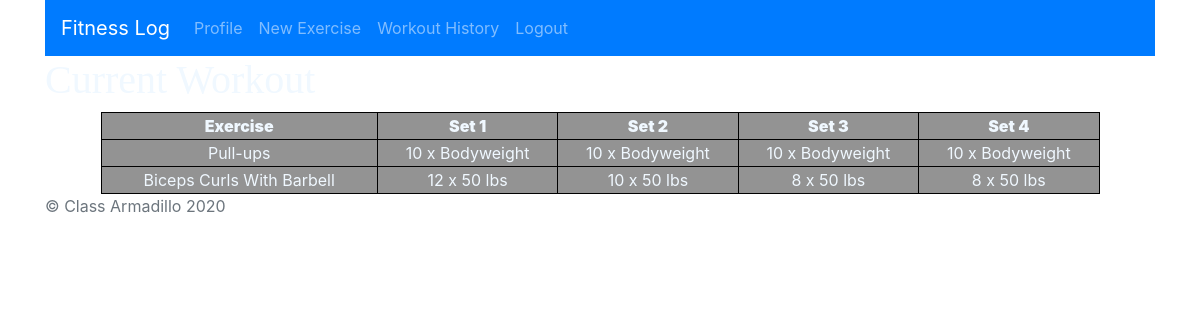
Page /current_workout/ (signed in) on the earlier database version.
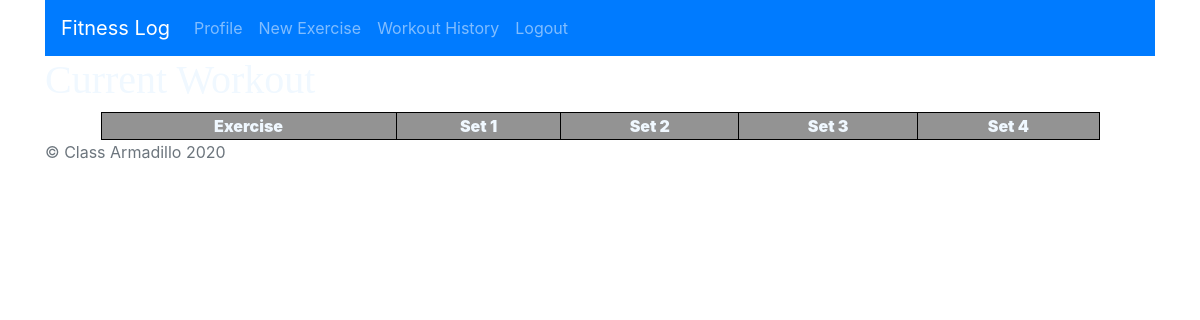
Same page on the later database version.
### log_app/models.py (models this page shows, shortened)
class Exercise(models.Model):
    category = models.IntegerField()
    name = models.CharField(max_length=200)
    set1_reps = models.IntegerField()
    set2_reps = models.IntegerField()
    set3_reps = models.IntegerField()
    set4_reps = models.IntegerField()
    set1_weight_lifted = models.CharField(max_length=200)
    set2_weight_lifted = models.CharField(max_length=200)
    set3_weight_lifted = models.CharField(max_length=200)
    set4_weight_lifted = models.CharField(max_length=200)

### log_app/views.py (the view)
# urls.py: path('current_workout/', views.current_workout, name='current_workout'),
@login_required
def current_workout(request):
    exercises = Exercise.objects.all()
    context = {
        'exercises': exercises,
    }
    return render(request, 'log_app/current_workout.html', context)

### log_app/templates/log_app/current_workout.html (shortened to what this page needs)
{% extends 'log_app/main.html' %}
{% block content %}
<nav class="navbar navbar-expand-lg navbar-dark bg-primary">
    <a class="navbar-brand">Fitness Log</a>
    <div class="collapse navbar-collapse" id="navbarNavAltMarkup">
        <div class="navbar-nav">
            <a class="nav-item nav-link" href="{% url 'log_users:profile' %}">Profile</a>
            <a class="nav-item nav-link" href="{% url 'log_app:add_exercise' %}">New Exercise</a>
            <a class="nav-item nav-link" href="{% url 'log_app:workout_history' %}">Workout History</a>
            <a class="nav-item nav-link" href="{% url 'log_users:logout' %}">Logout</a>
        </div>
    </div>
</nav>
<h1>Current Workout</h1>
<table>
    <tr>
        <th><b>Exercise</b></th>
        <th><b>Set 1</b></th>
        <th><b>Set 2</b></th>
        <th><b>Set 3</b></th>
        <th><b>Set 4</b></th>
    </tr>
    {% for exercise in exercises %}
    <tr>
        <td>{{exercise.name}}</td>
        <td>{{exercise.set1_reps}} x {{exercise.set1_weight_lifted}}</td>
        <td>{{exercise.set2_reps}} x {{exercise.set2_weight_lifted}}</td>
        <td>{{exercise.set3_reps}} x {{exercise.set3_weight_lifted}}</td>
        <td>{{exercise.set4_reps}} x {{exercise.set4_weight_lifted}}</td>
    </tr>
    {% endfor %}
</table>
{% endblock %}

### log_app/templates/log_app/main.html (shortened to what this page needs)
<!DOCTYPE html>
<html lang="en">
{% load static %}
<head>
    <link rel="stylesheet" href="https://stackpath.bootstrapcdn.com/bootstrap/4.5.0/css/bootstrap.min.css"
>
</head>
<body>
    <div class="container">
        <main>
            {% block content %}
            {% endblock %}
        </main>
        <footer>
            <div class="footer">
                <span class="text-muted">&copy; Class Armadillo 2020</span>
            </div>
        </footer>
    </div>
</body>
</html>

### log_app/templates/log_app/main.html (style rules this page uses)
body { background-image: url('https://cdn.hipwallpaper.com/i/0/38/3UyVTx.jpg'); color: aliceblue; }
h1 { font-family: 'Cardo', serif; }
table { background-color: rgba(0, 0, 0, 0.425); margin: auto; width: 90%; border-collapse: collapse; }
table, td, th { border: 1px solid black; text-align: -webkit-center; }

Differences in the rows shown:
removed Exercise: name "Pull-ups", set1_reps "10", set1_weight_lifted "Bodyweight", set2_reps "10", set2_weight_lifted "Bodyweight", set3_reps "10", set3_weight_lifted "Bodyweight", set4_reps "10", set4_weight_lifted "Bodyweight"
removed Exercise: name "Biceps Curls With Barbell", set1_reps "12", set1_weight_lifted "50 lbs", set2_reps "10", set2_weight_lifted "50 lbs", set3_reps "8", set3_weight_lifted "50 lbs", set4_reps "8", set4_weight_lifted "50 lbs"
